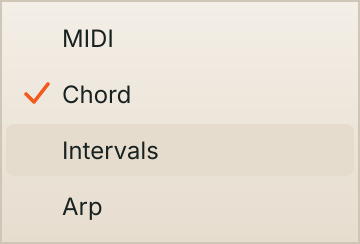
#> input picture design/visual-validation/capture/menu-source-open-2x.png, 360 x 244 px
$ python compare.py ../../design/visual-validation/capture/menu-source-open-2x.png ../../design/visual-validation/capture/advanced-Harmony.png ../../design/visual-validation/capture/advanced-Harmony.png
#> lines starting #> are read from the running program, lines starting #| are printed output that depends on the picture
#!/usr/bin/env python3
"""Compares a native editor capture with the approved reference (both 1536 x 1024 canvas coordinates).

Writes, per region: side-by-side (reference | capture), 50 % overlay, amplified absolute difference, plus a full-editor
set and metrics.json (mean absolute difference per channel, edge agreement, vertical/horizontal luminance profiles).
Usage: compare.py REFERENCE CAPTURE OUTDIR [--scale N]  (scale = capture pixels per canvas pixel, default 1)"""
import json, os, sys
from PIL import Image, ImageChops, ImageFilter, ImageOps

REGIONS = {
    "full":            (0, 0, 1536, 1024),
    "header":          (15, 15, 1521, 118),
    "delay-card":      (22, 118, 765, 554),
    "reverb-card":     (772, 118, 1515, 554),
    "delay-graph":     (42, 170, 746, 385),
    "reverb-graph":    (791, 170, 1495, 385),
    "routing":         (22, 563, 1515, 626),
    "harmony-header":  (22, 634, 1515, 686),
    "harmony-graph":   (42, 686, 954, 846),
    "harmony-knobs":   (960, 690, 1510, 856),
    "keyboard-perf":   (22, 866, 1515, 987),
    "knob-feedback":   (190, 395, 300, 545),
    "knob-bloom":      (947, 395, 1057, 545),
    "knob-depth":      (969, 704, 1079, 854),
    "knob-drywet":     (1395, 18, 1505, 118),
    "dropdown-bbd":    (550, 125, 718, 170),
    "preset-bar":      (520, 30, 985, 95),
}

def lum(img):
    return img.convert("L")

def mad(a, b):
    d = ImageChops.difference(a.convert("RGB"), b.convert("RGB"))
    h = d.histogram()
    out = []
    for c in range(3):
        hist = h[c * 256:(c + 1) * 256]
        n = sum(hist) or 1
        out.append(sum(i * v for i, v in enumerate(hist)) / n)
    return out

def edge_agreement(a, b):
    ea = lum(a).filter(ImageFilter.FIND_EDGES).point(lambda v: 255 if v > 40 else 0)
    eb = lum(b).filter(ImageFilter.FIND_EDGES).point(lambda v: 255 if v > 40 else 0)
    # tolerate 1 px: dilate each and count overlap
    da, db = ea.filter(ImageFilter.MaxFilter(3)), eb.filter(ImageFilter.MaxFilter(3))
    pa = sum(1 for v in ea.getdata() if v); pb = sum(1 for v in eb.getdata() if v)
    hit_a = sum(1 for v, w in zip(ea.getdata(), db.getdata()) if v and w)
    hit_b = sum(1 for v, w in zip(eb.getdata(), da.getdata()) if v and w)
    prec = hit_b / pb if pb else 1.0
    rec = hit_a / pa if pa else 1.0
    return {"refEdgesMatched": round(rec, 3), "captureEdgesMatched": round(prec, 3)}

def profiles(img):
    L = lum(img)
    w, h = L.size
    px = L.load()
    col = [round(sum(px[x, y] for y in range(h)) / h, 1) for x in range(w)]
    row = [round(sum(px[x, y] for x in range(w)) / w, 1) for y in range(h)]
    return col, row

def main():
    ref_path, cap_path, out = sys.argv[1], sys.argv[2], sys.argv[3]
    scale = float(sys.argv[sys.argv.index("--scale") + 1]) if "--scale" in sys.argv else 1.0
    ref = Image.open(ref_path).convert("RGB")
    cap = Image.open(cap_path).convert("RGB")
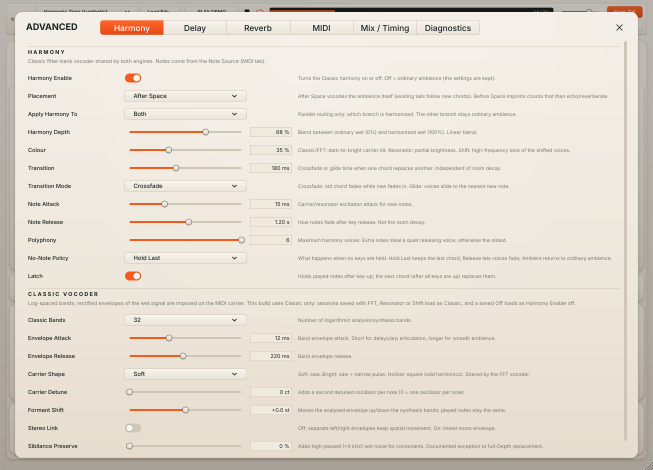
#> input picture design/visual-validation/capture/advanced-Harmony.png, 1306 x 940 px (shown at 1/2 size)
    if scale != 1.0 or cap.size != ref.size:
        cap = cap.resize(ref.size, Image.LANCZOS)  # one recorded uniform conversion
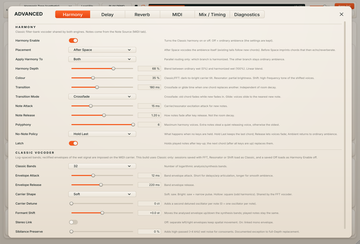
#> cap: PIL image 360x244 RGB; mean R, G, B 228.1, 220.7, 210.4
    os.makedirs(out, exist_ok=True)
    metrics = {"reference": ref_path, "capture": cap_path, "captureScale": scale, "regions": {}}
    for name, box in REGIONS.items():
        a, b = ref.crop(box), cap.crop(box)
        w, h = a.size
        zoom = 1 if name == "full" else (3 if w < 200 else (2 if w < 800 else 1))
        A, B = a.resize((w * zoom, h * zoom), Image.LANCZOS), b.resize((w * zoom, h * zoom), Image.LANCZOS)
        side = Image.new("RGB", (A.width * 2 + 6, A.height), (255, 0, 255))
        side.paste(A, (0, 0)); side.paste(B, (A.width + 6, 0))
        side.save(os.path.join(out, f"{name}-side.png"))
        Image.blend(A, B, 0.5).save(os.path.join(out, f"{name}-overlay.png"))
        diff = ImageChops.difference(A, B)
        ImageOps.autocontrast(diff.convert("L"), cutoff=0.5).save(os.path.join(out, f"{name}-diff.png"))
        m = {"meanAbsDiffRGB": [round(v, 2) for v in mad(a, b)]}
        if name != "full":
            m.update(edge_agreement(a, b))
        if name.endswith("graph"):
            ca, ra = profiles(a); cb, rb = profiles(b)
            m["columnLumaMeanAbsDiff"] = round(sum(abs(x - y) for x, y in zip(ca, cb)) / len(ca), 2)
            m["rowLumaMeanAbsDiff"] = round(sum(abs(x - y) for x, y in zip(ra, rb)) / len(ra), 2)
        metrics["regions"][name] = m
#> this loop made 17 passes
#> (pa in edge_agreement, pb in edge_agreement, hit_a in edge_agreement, hit_b in edge_agreement, prec in edge_agreement, rec in edge_agreement) on passes 2, 3, 5: (2036, 5805, 1354, 1570, 0.27, 0.665), (2432, 7281, 1401, 1344, 0.185, 0.576), (1464, 4164, 973, 930, 0.223, 0.665)
#> (pa in edge_agreement, pb in edge_agreement, hit_a in edge_agreement, hit_b in edge_agreement, prec in edge_agreement, rec in edge_agreement) on passes 4, 6, 7, 8, 9, 10: (0, 0, 0, 0, 1, 1), (0, 0, 0, 0, 1, 1), (0, 0, 0, 0, 1, 1), (0, 0, 0, 0, 1, 1), (0, 0, 0, 0, 1, 1), (0, 0, 0, 0, 1, 1)
#> pass 1, in main, `a, b = ref.crop(box), cap.crop(box)`:
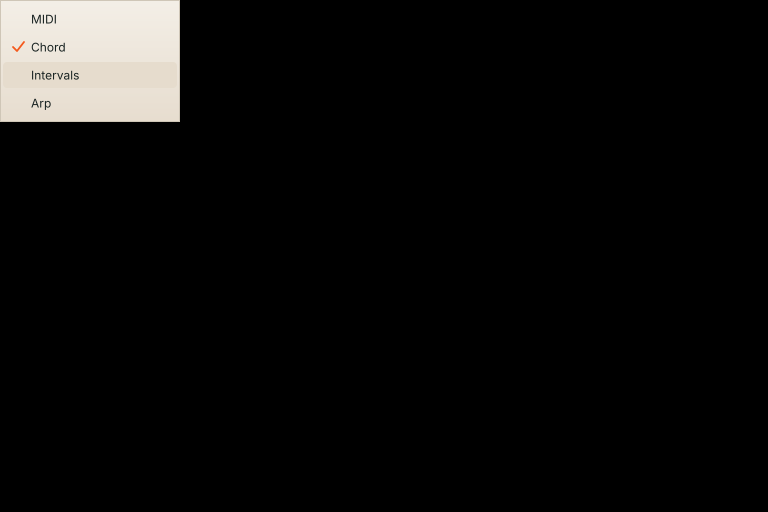
#> a: PIL image 1536x1024 RGB (shown at 1/2 size); mean R, G, B 12.9, 12.5, 11.9
#> pass 1, in main, `side = Image.new("RGB", (A.width * 2 + 6, A.height), (255, 0, 255))`:
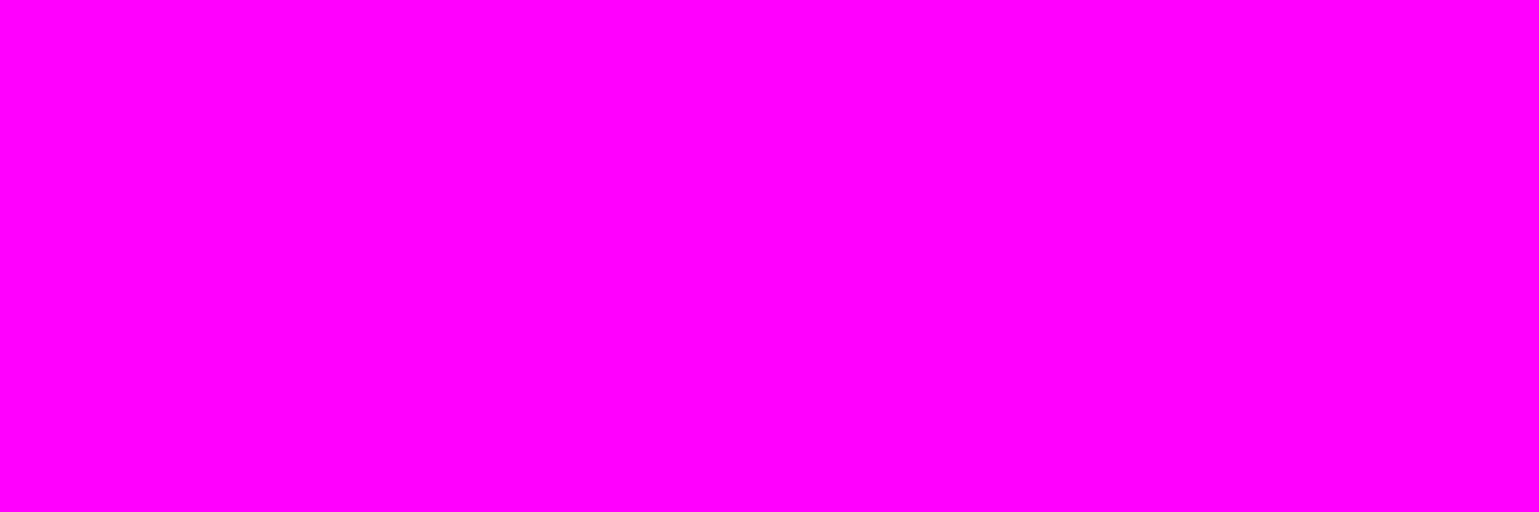
#> side: PIL image 3078x1024 RGB (shown at 1/2 size); mean R, G, B 255, 0, 255
#> pass 1, in main, `side.save(os.path.join(out, f"{name}-side.png"))`:
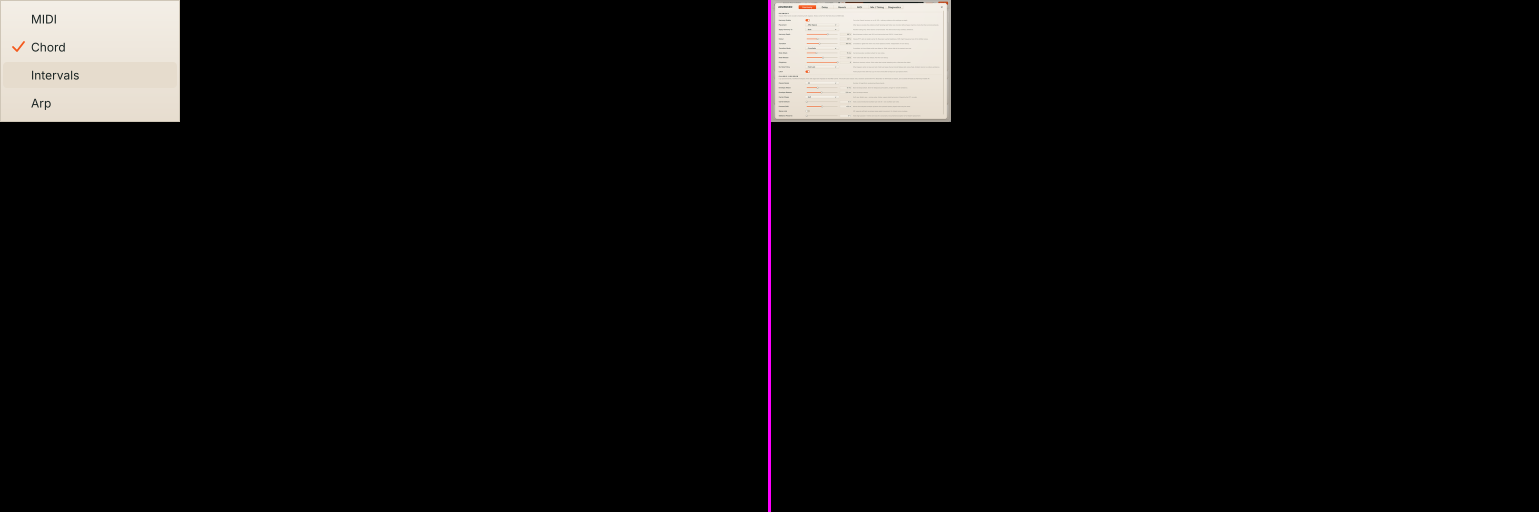
#> saved as full-side.png: PIL image 3078x1024 RGB (shown at 1/2 size); mean R, G, B 13.3, 12.4, 12.3
#> after the loop: A: PIL image 930x130 RGB; every value is 0
#> after the loop: a: PIL image 465x65 RGB; every value is 0
#> after the loop:
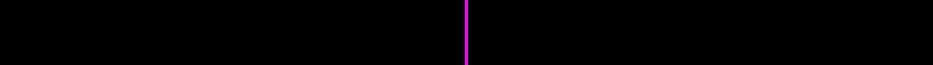
#> side: PIL image 1866x130 RGB (shown at 1/2 size); mean R, G, B 0.8, 0, 0.8
#> after the loop, metrics = 4 items
    with open(os.path.join(out, "metrics.json"), "w") as f:
        json.dump(metrics, f, indent=1)
    for k, v in metrics["regions"].items():
        print(f"{k:16s} {v}")
#> this loop made 17 passes
#> k on passes 2 to 13: 'header', 'delay-card', 'reverb-card', 'delay-graph', 'reverb-graph', 'routing', 'harmony-header', 'harmony-graph', 'harmony-knobs', 'keyboard-perf', 'knob-feedback', 'knob-bloom'
#> (k, v) on pass 1: ('full', {'meanAbsDiffRGB': [0.82, 0.89, 0.94]})
#| full             {'meanAbsDiffRGB': [0.82, 0.89, 0.94]}
#| header           {'meanAbsDiffRGB': [2.5, 2.87, 3.11], 'refEdgesMatched': 0.665, 'captureEdgesMatched': 0.27}
#| delay-card       {'meanAbsDiffRGB': [1.79, 1.9, 2.03], 'refEdgesMatched': 0.576, 'captureEdgesMatched': 0.185}
#| reverb-card      {'meanAbsDiffRGB': [0.0, 0.0, 0.0], 'refEdgesMatched': 1.0, 'captureEdgesMatched': 1.0}
#| delay-graph      {'meanAbsDiffRGB': [1.86, 1.89, 1.86], 'refEdgesMatched': 0.665, 'captureEdgesMatched': 0.223, 'columnLumaMeanAbsDiff': 1.2, 'rowLumaMeanAbsDiff': 1.39}
#| reverb-graph     {'meanAbsDiffRGB': [0.0, 0.0, 0.0], 'refEdgesMatched': 1.0, 'captureEdgesMatched': 1.0, 'columnLumaMeanAbsDiff': 0.0, 'rowLumaMeanAbsDiff': 0.0}
#| routing          {'meanAbsDiffRGB': [0.0, 0.0, 0.0], 'refEdgesMatched': 1.0, 'captureEdgesMatched': 1.0}
#| harmony-header   {'meanAbsDiffRGB': [0.0, 0.0, 0.0], 'refEdgesMatched': 1.0, 'captureEdgesMatched': 1.0}
#> (further printed lines are left out)

if __name__ == "__main__":
    main()
